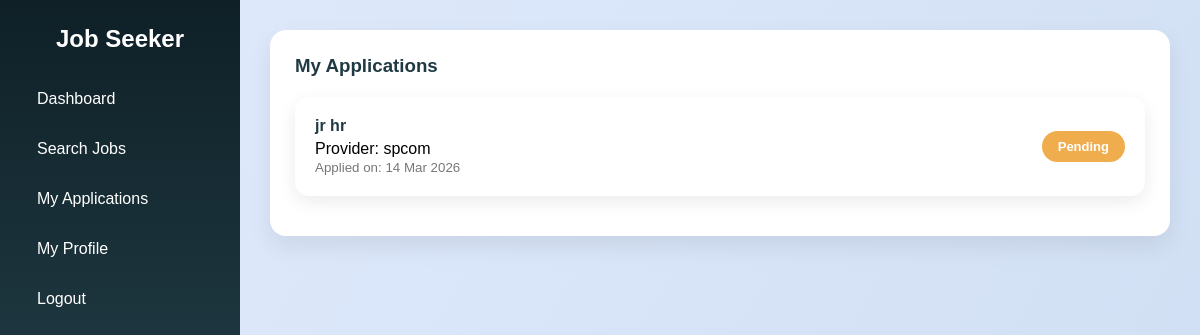
Before: /jobseeker_applications/ (signed in) with the older database file.
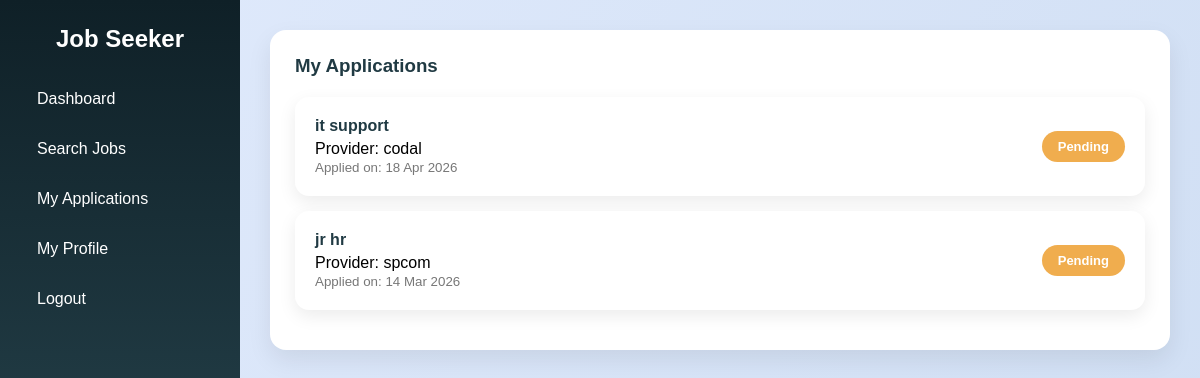
After: the same page with the newer database file.
### myapp/models.py (models this page shows, shortened)
class Application(models.Model):
    STATUS_CHOICES = [
        ("Pending", "Pending"),
        ("Accepted", "Accepted"),
        ("Rejected", "Rejected"),
    ]
    job = models.ForeignKey(
        Job,
        on_delete=models.CASCADE,
        related_name="applications"
    )
    seeker = models.ForeignKey(
        User,
        on_delete=models.CASCADE,
        related_name="job_applications"
    )
    applied_at = models.DateTimeField(auto_now_add=True)
    status = models.CharField(
        max_length=20,
        choices=STATUS_CHOICES,
        default="Pending"
    )
    class Meta:
        unique_together = ("job", "seeker")
        ordering = ["-applied_at"]

class Job(models.Model):
    provider = models.ForeignKey(
        User,
        on_delete=models.CASCADE,
        related_name="posted_jobs"
    )
    title = models.CharField(max_length=200)
    description = models.TextField()
    location = models.CharField(max_length=100)
    salary = models.IntegerField(blank=True, null=True)
    job_type = models.CharField(
        max_length=50,
        choices=[
            ("Full Time", "Full Time"),
            ("Part Time", "Part Time"),
            ("Internship", "Internship"),
            ("Remote", "Remote")
        ],
        default="Full Time"
    )
    created_at = models.DateTimeField(auto_now_add=True)
    applicants = models.IntegerField(default=0)
    class Meta:
        ordering = ["-created_at"]

### myapp/views.py (the view)
# urls.py: path('jobseeker_applications/', views.jobseeker_applications, name='jobseeker_applications'),
@login_required(login_url='login_jobseeker')
def jobseeker_applications(request):
    apps = Application.objects.filter(seeker=request.user)
    return render(
        request,
        "jobseeker_applications.html",
        {"applications": apps}
    )

### templates/jobseeker_applications.html (shortened to what this page needs)
<!DOCTYPE html>
<html lang="en">
<head>
</head>
<body>
<div class="sidebar">
    <h2>Job Seeker</h2>
    <a href="{% url 'dashboard_jobseeker' %}">Dashboard</a>
    <a href="{% url 'jobseeker_search' %}">Search Jobs</a>
    <a href="{% url 'jobseeker_applications' %}">My Applications</a>
    <a href="{% url 'jobseeker_profile' %}">My Profile</a>
    <a href="{% url 'logout' %}">Logout</a>
</div>
<div class="main">
    <div class="section">
        <h3>My Applications</h3>
        {% if applications %}
            {% for app in applications %}
                <div class="app-card">
                    <div>
                        <h4>{{ app.job.title }}</h4>
                        <div>Provider: {{ app.job.provider.first_name }}</div>
                        <small>Applied on: {{ app.applied_at|date:"d M Y" }}</small>
                    </div>
                    <span class="status {{ app.status|lower }}">
{{ app.status }}
</span>
                </div>
            {% endfor %}
        {% else %}
            <div class="empty">
                <h4>No applications found</h4>
                <p>Start applying for jobs to see them here.</p>
            </div>
        {% endif %}
    </div>
</div>
</body>
</html>

Changed rows visible on the page:
added Application: job "it support", job.provider.first_name "codal", applied_at "18 Apr 2026", status "Pending"
